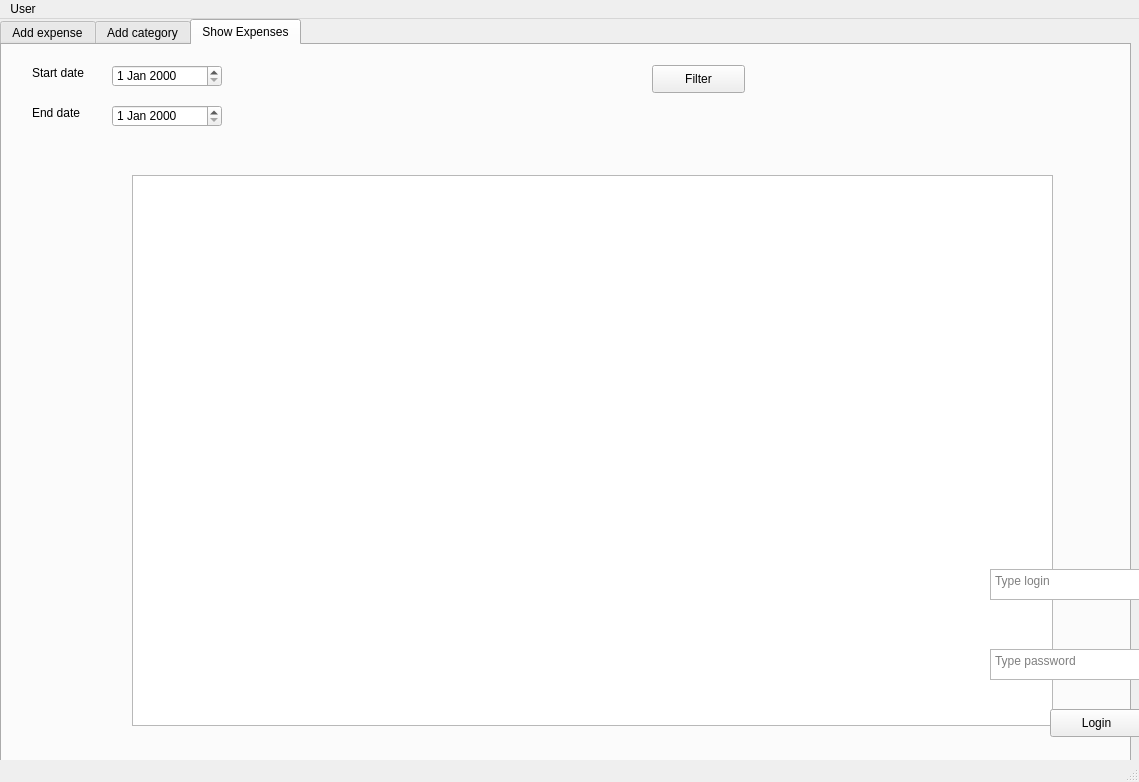
<?xml version="1.0" encoding="UTF-8"?>
<ui version="4.0">
 <class>MainWindow</class>
 <widget class="QMainWindow" name="MainWindow">
  <property name="geometry">
   <rect>
    <x>0</x>
    <y>0</y>
    <width>1139</width>
    <height>782</height>
   </rect>
  </property>
  <property name="maximumSize">
   <size>
    <width>1920</width>
    <height>1080</height>
   </size>
  </property>
  <property name="windowTitle">
   <string>MainWindow</string>
  </property>
  <widget class="QWidget" name="centralwidget">
   <widget class="QTabWidget" name="tabWidget">
    <property name="geometry">
     <rect>
      <x>0</x>
      <y>0</y>
      <width>1131</width>
      <height>751</height>
     </rect>
    </property>
    <property name="minimumSize">
     <size>
      <width>1131</width>
      <height>751</height>
     </size>
    </property>
    <property name="currentIndex">
     <number>2</number>
    </property>
    <property name="movable">
     <bool>false</bool>
    </property>
    <widget class="QWidget" name="addExpenseTab">
     <property name="minimumSize">
      <size>
       <width>100</width>
       <height>40</height>
      </size>
     </property>
     <attribute name="title">
      <string>Add expense</string>
     </attribute>
     <widget class="QTextEdit" name="expenseDescriptionEdit">
      <property name="geometry">
       <rect>
        <x>140</x>
        <y>120</y>
        <width>191</width>
        <height>51</height>
       </rect>
      </property>
      <property name="placeholderText">
       <string>Type expense description</string>
      </property>
     </widget>
     <widget class="QTextEdit" name="priceEdit">
      <property name="geometry">
       <rect>
        <x>140</x>
        <y>220</y>
        <width>191</width>
        <height>51</height>
       </rect>
      </property>
      <property name="placeholderText">
       <string>Type price</string>
      </property>
     </widget>
     <widget class="QDateEdit" name="expenseDateEdit">
      <property name="geometry">
       <rect>
        <x>140</x>
        <y>310</y>
        <width>191</width>
        <height>51</height>
       </rect>
      </property>
      <property name="calendarPopup">
       <bool>true</bool>
      </property>
     </widget>
     <widget class="QComboBox" name="categoryComboBox">
      <property name="geometry">
       <rect>
        <x>140</x>
        <y>400</y>
        <width>191</width>
        <height>51</height>
       </rect>
      </property>
      <property name="placeholderText">
       <string>Choose category</string>
      </property>
     </widget>
     <widget class="QPushButton" name="addNewExpenseButton">
      <property name="geometry">
       <rect>
        <x>370</x>
        <y>560</y>
        <width>191</width>
        <height>51</height>
       </rect>
      </property>
      <property name="text">
       <string>Add expense</string>
      </property>
     </widget>
     <widget class="QLabel" name="expenseDescriptionLabel">
      <property name="geometry">
       <rect>
        <x>140</x>
        <y>90</y>
        <width>191</width>
        <height>16</height>
       </rect>
      </property>
      <property name="text">
       <string>Expense description</string>
      </property>
     </widget>
     <widget class="QLabel" name="priceLabel">
      <property name="geometry">
       <rect>
        <x>140</x>
        <y>190</y>
        <width>55</width>
        <height>16</height>
       </rect>
      </property>
      <property name="text">
       <string>Price</string>
      </property>
     </widget>
     <widget class="QLabel" name="DateLabel">
      <property name="geometry">
       <rect>
        <x>140</x>
        <y>280</y>
        <width>55</width>
        <height>16</height>
       </rect>
      </property>
      <property name="text">
       <string>Date</string>
      </property>
     </widget>
     <widget class="QLabel" name="categoryLabel">
      <property name="geometry">
       <rect>
        <x>140</x>
        <y>370</y>
        <width>61</width>
        <height>16</height>
       </rect>
      </property>
      <property name="text">
       <string>Category</string>
      </property>
     </widget>
     <widget class="QLabel" name="infoTopLabel">
      <property name="geometry">
       <rect>
        <x>10</x>
        <y>20</y>
        <width>1101</width>
        <height>61</height>
       </rect>
      </property>
      <property name="font">
       <font>
        <pointsize>16</pointsize>
       </font>
      </property>
      <property name="text">
       <string/>
      </property>
      <property name="alignment">
       <set>Qt::AlignCenter</set>
      </property>
     </widget>
    </widget>
    <widget class="QWidget" name="addCategoryTab">
     <property name="minimumSize">
      <size>
       <width>100</width>
       <height>40</height>
      </size>
     </property>
     <attribute name="title">
      <string>Add category</string>
     </attribute>
     <widget class="QPushButton" name="addCategoryButton">
      <property name="geometry">
       <rect>
        <x>70</x>
        <y>140</y>
        <width>191</width>
        <height>61</height>
       </rect>
      </property>
      <property name="text">
       <string>Add category</string>
      </property>
     </widget>
     <widget class="QTextEdit" name="categoryNameEdit">
      <property name="geometry">
       <rect>
        <x>70</x>
        <y>70</y>
        <width>191</width>
        <height>51</height>
       </rect>
      </property>
     </widget>
     <widget class="QListView" name="categoriesListView">
      <property name="geometry">
       <rect>
        <x>480</x>
        <y>50</y>
        <width>571</width>
        <height>401</height>
       </rect>
      </property>
     </widget>
     <widget class="QLabel" name="categoriesLabel">
      <property name="geometry">
       <rect>
        <x>480</x>
        <y>20</y>
        <width>571</width>
        <height>21</height>
       </rect>
      </property>
      <property name="text">
       <string>Categories:</string>
      </property>
     </widget>
     <widget class="QPushButton" name="deleteCategoryButton">
      <property name="geometry">
       <rect>
        <x>860</x>
        <y>470</y>
        <width>191</width>
        <height>51</height>
       </rect>
      </property>
      <property name="text">
       <string>Delete category</string>
      </property>
     </widget>
     <widget class="QLabel" name="categoryNameLabel">
      <property name="geometry">
       <rect>
        <x>80</x>
        <y>40</y>
        <width>161</width>
        <height>16</height>
       </rect>
      </property>
      <property name="text">
       <string>Category name</string>
      </property>
     </widget>
    </widget>
    <widget class="QWidget" name="showExpensesTab">
     <attribute name="title">
      <string>Show Expenses</string>
     </attribute>
     <widget class="QTableWidget" name="expensesTableWidget">
      <property name="geometry">
       <rect>
        <x>130</x>
        <y>130</y>
        <width>921</width>
        <height>551</height>
       </rect>
      </property>
     </widget>
     <widget class="QDateEdit" name="startDateEdit">
      <property name="geometry">
       <rect>
        <x>110</x>
        <y>20</y>
        <width>110</width>
        <height>22</height>
       </rect>
      </property>
     </widget>
     <widget class="QDateEdit" name="endDateEdit">
      <property name="geometry">
       <rect>
        <x>110</x>
        <y>60</y>
        <width>110</width>
        <height>22</height>
       </rect>
      </property>
     </widget>
     <widget class="QLabel" name="startDateLabel">
      <property name="geometry">
       <rect>
        <x>30</x>
        <y>20</y>
        <width>71</width>
        <height>16</height>
       </rect>
      </property>
      <property name="text">
       <string>Start date</string>
      </property>
     </widget>
     <widget class="QLabel" name="endDateLabel">
      <property name="geometry">
       <rect>
        <x>30</x>
        <y>60</y>
        <width>55</width>
        <height>16</height>
       </rect>
      </property>
      <property name="text">
       <string>End date</string>
      </property>
     </widget>
     <widget class="QPushButton" name="expensesFilterButton">
      <property name="geometry">
       <rect>
        <x>650</x>
        <y>20</y>
        <width>93</width>
        <height>28</height>
       </rect>
      </property>
      <property name="text">
       <string>Filter</string>
      </property>
     </widget>
    </widget>
   </widget>
   <widget class="QTextEdit" name="passwordEdit">
    <property name="geometry">
     <rect>
      <x>990</x>
      <y>630</y>
      <width>181</width>
      <height>31</height>
     </rect>
    </property>
    <property name="placeholderText">
     <string>Type password</string>
    </property>
   </widget>
   <widget class="QPushButton" name="LogInButton">
    <property name="geometry">
     <rect>
      <x>1050</x>
      <y>690</y>
      <width>93</width>
      <height>28</height>
     </rect>
    </property>
    <property name="text">
     <string>Login</string>
    </property>
   </widget>
   <widget class="QTextEdit" name="loginEdit">
    <property name="geometry">
     <rect>
      <x>990</x>
      <y>550</y>
      <width>181</width>
      <height>31</height>
     </rect>
    </property>
    <property name="placeholderText">
     <string>Type login</string>
    </property>
   </widget>
  </widget>
  <widget class="QMenuBar" name="menubar">
   <property name="geometry">
    <rect>
     <x>0</x>
     <y>0</y>
     <width>1139</width>
     <height>26</height>
    </rect>
   </property>
   <widget class="QMenu" name="menuUser">
    <property name="title">
     <string>User</string>
    </property>
    <addaction name="actionLogin"/>
    <addaction name="actionLogout"/>
   </widget>
   <addaction name="menuUser"/>
  </widget>
  <widget class="QStatusBar" name="statusbar"/>
  <action name="actionLogin">
   <property name="text">
    <string>Login</string>
   </property>
  </action>
  <action name="actionLogout">
   <property name="text">
    <string>Logout</string>
   </property>
  </action>
 </widget>
 <resources/>
 <connections/>
</ui>
